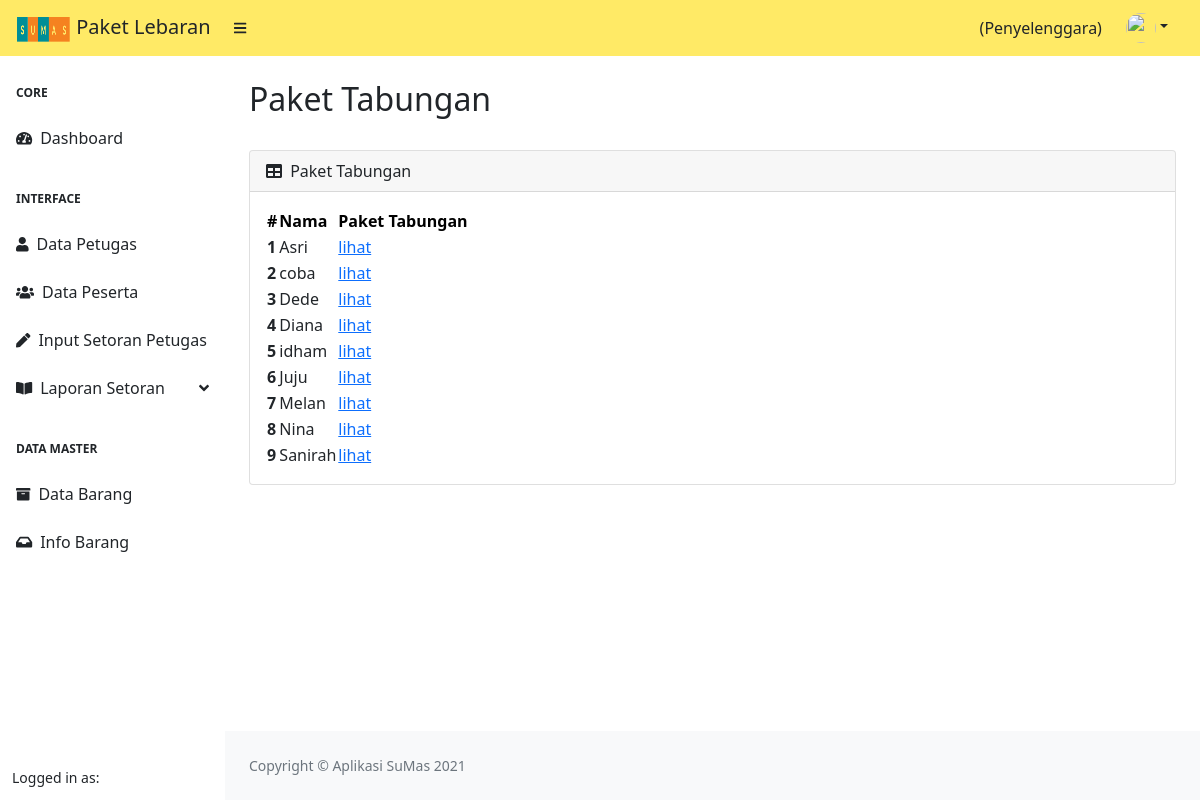
Screenshot of /index.php/penyelenggara/paket_tabungan with the database file from the repository.
### tables this page shows
CREATE TABLE `target_barang` (
  `id_target_barang` int(11) NOT NULL,
  `id_user` int(11) NOT NULL,
  `id_barang` int(11) NOT NULL
);

CREATE TABLE `user` (
  `id` int(11) NOT NULL,
  `nama_lengkap` varchar(225) NOT NULL,
  `alamat` varchar(225) NOT NULL,
  `no_hp` varchar(20) NOT NULL,
  `username` varchar(255) NOT NULL,
  `image` varchar(225) NOT NULL,
  `password` varchar(255) NOT NULL,
  `status` varchar(10) NOT NULL,
  `tabungan` varchar(225) DEFAULT NULL,
  `nama_petugas` varchar(50) NOT NULL,
  `id_petugas` int(11) NOT NULL,
  `created_at` datetime DEFAULT NULL
);

### application/controllers/Penyelenggara.php (called while the page is built, shortened)
<?php
class Penyelenggara extends CI_Controller
{
    public function __construct()
    {
        $this->load->model('M_DataMaster');
        $this->load->model('M_Penyelenggara');
        $this->load->library('form_validation');
    }
    public function paket_tabungan()
    {
        $data['title'] = 'Paket Tabungan';
        $data['user'] = $this->db->get_where('penyelenggara', ['username' => $this->session->userdata('username')])->row_array();
        $data['rows'] = $this->M_Penyelenggara->getData()->result();
        $this->load->view('templates/header', $data);
        $this->load->view('templates/sidebar_penyelenggara', $data);
        $this->load->view('penyelenggara/paket_tabungan');
        $this->load->view('templates/footer');
    }
}

### index.php (called while the page is built, shortened)
<?php
require_once BASEPATH.'core/CodeIgniter.php';

### application/models/M_Penyelenggara.php (called while the page is built, shortened)
<?php
class M_Penyelenggara extends CI_Model
{
    public function getData()
    {
        $this->db->select('*, user.id as id_user');
        $this->db->from('user');
        $this->db->join('target_barang', 'target_barang.id_user = user.id', 'left');
        $this->db->join('barang', 'barang.id = target_barang.id_barang', 'left');
        $this->db->group_by('username');
        return $this->db->get();
    }
}

### application/views/penyelenggara/paket_tabungan.php (the view, shortened to what this page needs)
<div id="layoutSidenav_content">
    <main>
        <div class="container-fluid px-4">
            <h2 class="mt-4"><?= $title;  ?></h2>
            <div class="row">
                <div class="col-md-12">
                    <div class="card mb-4">
                        <div class="card-header">
                            <i class="fas fa-table me-1"></i>
                            Paket Tabungan
                        </div>
                        <div class="card-body">
                            <table id="datatablesSimple">
                                <thead>
                                    <tr class="table-warning">
                                        <th>#</th>
                                        <th>Nama</th>
                                        <th>Paket Tabungan</th>
                                    </tr>
                                </thead>
                                <tbody>
                                    <?php
                                    $count = 0;
                                    foreach ($rows as $row) :
                                        $count = $count + 1;
                                    ?>
                                        <tr>
                                            <th scope="row"><?= $count ?></th>
                                            <td><?= $row->nama_lengkap ?></td>
                                            <td><a href="<?= base_url('penyelenggara/detail_tabungan/') . $row->id_user  ?>">lihat</a></td>
                                        </tr>
                                    <?php endforeach; ?>
                                </tbody>
                            </table>
                        </div>
                    </div>
                </div>
            </div>
        </div>
    </main>

### rows the page displays
target_barang: id_user.nama_lengkap "Asri"
target_barang: id_user.nama_lengkap "coba"
target_barang: id_user.nama_lengkap "Dede"
target_barang: id_user.nama_lengkap "Diana"
target_barang: id_user.nama_lengkap "idham"
target_barang: id_user.nama_lengkap "Juju"
target_barang: id_user.nama_lengkap "Melan"
target_barang: id_user.nama_lengkap "Nina"
target_barang: id_user.nama_lengkap "Sanirah"

### other values shown
$title "Paket Tabungan"
